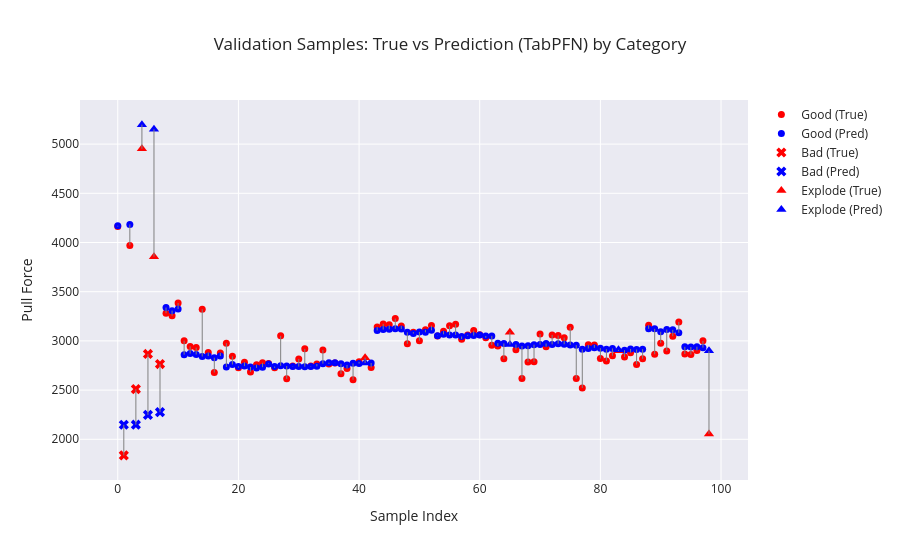

Here is the notebook cell this chart was saved with:
### Markdown cell above
# Check Validation Data

### Code cell
import plotly.graph_objects as go
import numpy as np

# Convert to numpy arrays
true_vals = np.array(y_dev).ravel()
pred_vals = np.array(predictions).ravel()

# Sample index
sample_idx = np.arange(len(true_vals))

# Category array (must be aligned with y_dev)
categories = dev_df.groupby("Sample ID")["Category"].first().values

# Masks for each category
mask_good    = categories == "Good"
mask_bad     = categories == "Bad"
mask_explode = categories == "Explode"

fig = go.Figure()

# --- GOOD (circles) ---
fig.add_trace(go.Scatter(
    x=sample_idx[mask_good],
    y=true_vals[mask_good],
    mode="markers",
    name="Good (True)",
    marker=dict(symbol="circle", color="red", size=7)
))

fig.add_trace(go.Scatter(
    x=sample_idx[mask_good],
    y=pred_vals[mask_good],
    mode="markers",
    name="Good (Pred)",
    marker=dict(symbol="circle", color="blue", size=7)
))

# --- BAD (X) ---
fig.add_trace(go.Scatter(
    x=sample_idx[mask_bad],
    y=true_vals[mask_bad],
    mode="markers",
    name="Bad (True)",
    marker=dict(symbol="x", color="red", size=9)
))

fig.add_trace(go.Scatter(
    x=sample_idx[mask_bad],
    y=pred_vals[mask_bad],
    mode="markers",
    name="Bad (Pred)",
    marker=dict(symbol="x", color="blue", size=9)
))

# --- EXPLODE (triangle-up) ---
fig.add_trace(go.Scatter(
    x=sample_idx[mask_explode],
    y=true_vals[mask_explode],
    mode="markers",
    name="Explode (True)",
    marker=dict(symbol="triangle-up", color="red", size=9)
))

fig.add_trace(go.Scatter(
    x=sample_idx[mask_explode],
    y=pred_vals[mask_explode],
    mode="markers",
    name="Explode (Pred)",
    marker=dict(symbol="triangle-up", color="blue", size=9)
))

# Optional: connecting lines for each sample
for i in range(len(sample_idx)):
    fig.add_trace(go.Scatter(
        x=[sample_idx[i], sample_idx[i]],
        y=[true_vals[i], pred_vals[i]],
        mode="lines",
        line=dict(color="gray", width=1),
        showlegend=False
    ))

fig.update_layout(
    title="Validation Samples: True vs Prediction (TabPFN) by Category",
    xaxis_title="Sample Index",
    yaxis_title="Pull Force",
    template="seaborn"
)

fig.show()

### Figure 1 — Plotly figure (JSON) as saved in the notebook; plotly's stock layout.template omitted (floating-point values rounded to 4 significant figures)
{"data": [{"marker": {"color": "red", "size": 7, "symbol": "circle"}, "mode": "markers", "name": "Good (True)", "type": "scatter", "x": [0, 2, 8, 9, 10, 11, 12, 13, 14, 15, 16, 17, 18, 19, 20, 21, 22, 23, 24, 25, 26, 27, 28, 29, 30, 31, 32, 33, 34, 35, 36, 37, 38, 39, 40, 42, 43, 44, 45, 46, 47, 48, 49, 50, 51, 52, 53, 54, 55, 56, 57, 58, 59, 60, 61, 62, 63, 64, 66, 67, 68, 69, 70, 71, 72, 73, 74, 75, 76, 77, 78, 79, 80, 81, 82, 84, 85, 86, 87, 88, 89, 90, 91, 92, 93, 94, 95, 96, 97], "y": [4161.0, 3970.0, 3281.0, 3256.0, 3385.0, 3002.0, 2944.0, 2932.0, 3321.0, 2882.0, 2679.0, 2877.0, 2976.0, 2843.0, 2727.0, 2784.0, 2683.0, 2758.0, 2778.0, 2770.0, 2726.0, 3052.0, 2614.0, 2744.0, 2816.0, 2919.0, 2744.0, 2765.0, 2909.0, 2766.0, 2775.0, 2665.0, 2720.0, 2604.0, 2787.0, 2730.0, 3141.0, 3173.0, 3163.0, 3227.0, 3152.0, 2970.0, 3089.0, 3002.0, 3113.0, 3156.0, 3051.0, 3099.0, 3153.0, 3169.0, 3017.0, 3061.0, 3105.0, 3062.0, 3031.0, 2956.0, 2948.0, 2818.0, 2910.0, 2617.0, 2787.0, 2788.0, 3070.0, 2940.0, 3061.0, 3054.0, 3033.0, 3139.0, 2617.0, 2522.0, 2961.0, 2958.0, 2821.0, 2796.0, 2849.0, 2837.0, 2880.0, 2760.0, 2818.0, 3159.0, 2864.0, 2977.0, 2898.0, 3048.0, 3193.0, 2866.0, 2861.0, 2903.0, 3001.0]}, {"marker": {"color": "blue", "size": 7, "symbol": "circle"}, "mode": "markers", "name": "Good (Pred)", "type": "scatter", "x": [0, 2, 8, 9, 10, 11, 12, 13, 14, 15, 16, 17, 18, 19, 20, 21, 22, 23, 24, 25, 26, 27, 28, 29, 30, 31, 32, 33, 34, 35, 36, 37, 38, 39, 40, 42, 43, 44, 45, 46, 47, 48, 49, 50, 51, 52, 53, 54, 55, 56, 57, 58, 59, 60, 61, 62, 63, 64, 66, 67, 68, 69, 70, 71, 72, 73, 74, 75, 76, 77, 78, 79, 80, 81, 82, 84, 85, 86, 87, 88, 89, 90, 91, 92, 93, 94, 95, 96, 97], "y": [4171.0, 4184.0, 3339.0, 3307.0, 3323.0, 2860.0, 2871.0, 2862.0, 2842.0, 2845.0, 2829.0, 2846.0, 2735.0, 2760.0, 2741.0, 2744.0, 2734.0, 2725.0, 2733.0, 2765.0, 2739.0, 2746.0, 2744.0, 2741.0, 2739.0, 2738.0, 2739.0, 2741.0, 2769.0, 2778.0, 2777.0, 2768.0, 2755.0, 2772.0, 2769.0, 2775.0, 3106.0, 3115.0, 3118.0, 3122.0, 3121.0, 3087.0, 3074.0, 3091.0, 3087.0, 3108.0, 3053.0, 3067.0, 3060.0, 3061.0, 3045.0, 3052.0, 3054.0, 3060.0, 3050.0, 3051.0, 2977.0, 2974.0, 2963.0, 2948.0, 2950.0, 2962.0, 2963.0, 2974.0, 2964.0, 2971.0, 2966.0, 2959.0, 2957.0, 2914.0, 2923.0, 2930.0, 2926.0, 2916.0, 2923.0, 2905.0, 2917.0, 2912.0, 2916.0, 3123.0, 3123.0, 3092.0, 3115.0, 3112.0, 3083.0, 2940.0, 2938.0, 2941.0, 2931.0]}, {"marker": {"color": "red", "size": 9, "symbol": "x"}, "mode": "markers", "name": "Bad (True)", "type": "scatter", "x": [1, 3, 5, 7], "y": [1836.0, 2510.0, 2867.0, 2764.0]}, {"marker": {"color": "blue", "size": 9, "symbol": "x"}, "mode": "markers", "name": "Bad (Pred)", "type": "scatter", "x": [1, 3, 5, 7], "y": [2148.0, 2148.0, 2248.0, 2276.0]}, {"marker": {"color": "red", "size": 9, "symbol": "triangle-up"}, "mode": "markers", "name": "Explode (True)", "type": "scatter", "x": [4, 6, 41, 65, 83, 98], "y": [4952.0, 3856.0, 2830.0, 3089.0, 2899.0, 2054.0]}, {"marker": {"color": "blue", "size": 9, "symbol": "triangle-up"}, "mode": "markers", "name": "Explode (Pred)", "type": "scatter", "x": [4, 6, 41, 65, 83, 98], "y": [5198.0, 5151.0, 2775.0, 2964.0, 2909.0, 2900.0]}, {"line": {"color": "gray", "width": 1}, "mode": "lines", "showlegend": false, "type": "scatter", "x": [0, 0], "y": [4161.0, 4171.0]}, {"line": {"color": "gray", "width": 1}, "mode": "lines", "showlegend": false, "type": "scatter", "x": [1, 1], "y": [1836.0, 2148.0]}, {"line": {"color": "gray", "width": 1}, "mode": "lines", "showlegend": false, "type": "scatter", "x": [2, 2], "y": [3970.0, 4184.0]}, {"line": {"color": "gray", "width": 1}, "mode": "lines", "showlegend": false, "type": "scatter", "x": [3, 3], "y": [2510.0, 2148.0]}, {"line": {"color": "gray", "width": 1}, "mode": "lines", "showlegend": false, "type": "scatter", "x": [4, 4], "y": [4952, 5198.0]}, {"line": {"color": "gray", "width": 1}, "mode": "lines", "showlegend": false, "type": "scatter", "x": [5, 5], "y": [2867.0, 2248.0]}, {"line": {"color": "gray", "width": 1}, "mode": "lines", "showlegend": false, "type": "scatter", "x": [6, 6], "y": [3856.0, 5151.0]}, {"line": {"color": "gray", "width": 1}, "mode": "lines", "showlegend": false, "type": "scatter", "x": [7, 7], "y": [2764.0, 2276.0]}, {"line": {"color": "gray", "width": 1}, "mode": "lines", "showlegend": false, "type": "scatter", "x": [8, 8], "y": [3281.0, 3339.0]}, {"line": {"color": "gray", "width": 1}, "mode": "lines", "showlegend": false, "type": "scatter", "x": [9, 9], "y": [3256.0, 3307.0]}, {"line": {"color": "gray", "width": 1}, "mode": "lines", "showlegend": false, "type": "scatter", "x": [10, 10], "y": [3385.0, 3323.0]}, {"line": {"color": "gray", "width": 1}, "mode": "lines", "showlegend": false, "type": "scatter", "x": [11, 11], "y": [3002.0, 2860.0]}, {"line": {"color": "gray", "width": 1}, "mode": "lines", "showlegend": false, "type": "scatter", "x": [12, 12], "y": [2944.0, 2871.0]}, {"line": {"color": "gray", "width": 1}, "mode": "lines", "showlegend": false, "type": "scatter", "x": [13, 13], "y": [2932.0, 2862.0]}, {"line": {"color": "gray", "width": 1}, "mode": "lines", "showlegend": false, "type": "scatter", "x": [14, 14], "y": [3321.0, 2842.0]}, {"line": {"color": "gray", "width": 1}, "mode": "lines", "showlegend": false, "type": "scatter", "x": [15, 15], "y": [2882.0, 2845.0]}, {"line": {"color": "gray", "width": 1}, "mode": "lines", "showlegend": false, "type": "scatter", "x": [16, 16], "y": [2679.0, 2829.0]}, {"line": {"color": "gray", "width": 1}, "mode": "lines", "showlegend": false, "type": "scatter", "x": [17, 17], "y": [2877.0, 2846.0]}, {"line": {"color": "gray", "width": 1}, "mode": "lines", "showlegend": false, "type": "scatter", "x": [18, 18], "y": [2976.0, 2735.0]}, {"line": {"color": "gray", "width": 1}, "mode": "lines", "showlegend": false, "type": "scatter", "x": [19, 19], "y": [2843.0, 2760.0]}, {"line": {"color": "gray", "width": 1}, "mode": "lines", "showlegend": false, "type": "scatter", "x": [20, 20], "y": [2727.0, 2741.0]}, {"line": {"color": "gray", "width": 1}, "mode": "lines", "showlegend": false, "type": "scatter", "x": [21, 21], "y": [2784.0, 2744.0]}, {"line": {"color": "gray", "width": 1}, "mode": "lines", "showlegend": false, "type": "scatter", "x": [22, 22], "y": [2683.0, 2734.0]}, {"line": {"color": "gray", "width": 1}, "mode": "lines", "showlegend": false, "type": "scatter", "x": [23, 23], "y": [2758.0, 2725.0]}, {"line": {"color": "gray", "width": 1}, "mode": "lines", "showlegend": false, "type": "scatter", "x": [24, 24], "y": [2778.0, 2733.0]}, {"line": {"color": "gray", "width": 1}, "mode": "lines", "showlegend": false, "type": "scatter", "x": [25, 25], "y": [2770, 2765.0]}, {"line": {"color": "gray", "width": 1}, "mode": "lines", "showlegend": false, "type": "scatter", "x": [26, 26], "y": [2726.0, 2739.0]}, {"line": {"color": "gray", "width": 1}, "mode": "lines", "showlegend": false, "type": "scatter", "x": [27, 27], "y": [3052.0, 2746.0]}, {"line": {"color": "gray", "width": 1}, "mode": "lines", "showlegend": false, "type": "scatter", "x": [28, 28], "y": [2614.0, 2744.0]}, {"line": {"color": "gray", "width": 1}, "mode": "lines", "showlegend": false, "type": "scatter", "x": [29, 29], "y": [2744.0, 2741.0]}, {"line": {"color": "gray", "width": 1}, "mode": "lines", "showlegend": false, "type": "scatter", "x": [30, 30], "y": [2816.0, 2739.0]}, {"line": {"color": "gray", "width": 1}, "mode": "lines", "showlegend": false, "type": "scatter", "x": [31, 31], "y": [2919.0, 2738.0]}, {"line": {"color": "gray", "width": 1}, "mode": "lines", "showlegend": false, "type": "scatter", "x": [32, 32], "y": [2744.0, 2739.0]}, {"line": {"color": "gray", "width": 1}, "mode": "lines", "showlegend": false, "type": "scatter", "x": [33, 33], "y": [2765, 2741.0]}, {"line": {"color": "gray", "width": 1}, "mode": "lines", "showlegend": false, "type": "scatter", "x": [34, 34], "y": [2909.0, 2769.0]}, {"line": {"color": "gray", "width": 1}, "mode": "lines", "showlegend": false, "type": "scatter", "x": [35, 35], "y": [2766.0, 2778.0]}, {"line": {"color": "gray", "width": 1}, "mode": "lines", "showlegend": false, "type": "scatter", "x": [36, 36], "y": [2775.0, 2777.0]}, {"line": {"color": "gray", "width": 1}, "mode": "lines", "showlegend": false, "type": "scatter", "x": [37, 37], "y": [2665.0, 2768.0]}, {"line": {"color": "gray", "width": 1}, "mode": "lines", "showlegend": false, "type": "scatter", "x": [38, 38], "y": [2720.0, 2755.0]}, {"line": {"color": "gray", "width": 1}, "mode": "lines", "showlegend": false, "type": "scatter", "x": [39, 39], "y": [2604.0, 2772.0]}, {"line": {"color": "gray", "width": 1}, "mode": "lines", "showlegend": false, "type": "scatter", "x": [40, 40], "y": [2787.0, 2769.0]}, {"line": {"color": "gray", "width": 1}, "mode": "lines", "showlegend": false, "type": "scatter", "x": [41, 41], "y": [2830.0, 2775.0]}, {"line": {"color": "gray", "width": 1}, "mode": "lines", "showlegend": false, "type": "scatter", "x": [42, 42], "y": [2730.0, 2775.0]}, {"line": {"color": "gray", "width": 1}, "mode": "lines", "showlegend": false, "type": "scatter", "x": [43, 43], "y": [3141.0, 3106.0]}, {"line": {"color": "gray", "width": 1}, "mode": "lines", "showlegend": false, "type": "scatter", "x": [44, 44], "y": [3173.0, 3115.0]}, {"line": {"color": "gray", "width": 1}, "mode": "lines", "showlegend": false, "type": "scatter", "x": [45, 45], "y": [3163.0, 3118.0]}, {"line": {"color": "gray", "width": 1}, "mode": "lines", "showlegend": false, "type": "scatter", "x": [46, 46], "y": [3227.0, 3122.0]}, {"line": {"color": "gray", "width": 1}, "mode": "lines", "showlegend": false, "type": "scatter", "x": [47, 47], "y": [3152, 3121.0]}, {"line": {"color": "gray", "width": 1}, "mode": "lines", "showlegend": false, "type": "scatter", "x": [48, 48], "y": [2970.0, 3087.0]}, {"line": {"color": "gray", "width": 1}, "mode": "lines", "showlegend": false, "type": "scatter", "x": [49, 49], "y": [3089.0, 3074.0]}, {"line": {"color": "gray", "width": 1}, "mode": "lines", "showlegend": false, "type": "scatter", "x": [50, 50], "y": [3002.0, 3091.0]}, {"line": {"color": "gray", "width": 1}, "mode": "lines", "showlegend": false, "type": "scatter", "x": [51, 51], "y": [3113.0, 3087.0]}, {"line": {"color": "gray", "width": 1}, "mode": "lines", "showlegend": false, "type": "scatter", "x": [52, 52], "y": [3156.0, 3108.0]}, {"line": {"color": "gray", "width": 1}, "mode": "lines", "showlegend": false, "type": "scatter", "x": [53, 53], "y": [3051.0, 3053.0]}, {"line": {"color": "gray", "width": 1}, "mode": "lines", "showlegend": false, "type": "scatter", "x": [54, 54], "y": [3099.0, 3067.0]}, {"line": {"color": "gray", "width": 1}, "mode": "lines", "showlegend": false, "type": "scatter", "x": [55, 55], "y": [3153.0, 3060.0]}, {"line": {"color": "gray", "width": 1}, "mode": "lines", "showlegend": false, "type": "scatter", "x": [56, 56], "y": [3169.0, 3061.0]}, {"line": {"color": "gray", "width": 1}, "mode": "lines", "showlegend": false, "type": "scatter", "x": [57, 57], "y": [3017.0, 3045.0]}, {"line": {"color": "gray", "width": 1}, "mode": "lines", "showlegend": false, "type": "scatter", "x": [58, 58], "y": [3061.0, 3052.0]}, {"line": {"color": "gray", "width": 1}, "mode": "lines", "showlegend": false, "type": "scatter", "x": [59, 59], "y": [3105.0, 3054.0]}, {"line": {"color": "gray", "width": 1}, "mode": "lines", "showlegend": false, "type": "scatter", "x": [60, 60], "y": [3062.0, 3060.0]}, {"line": {"color": "gray", "width": 1}, "mode": "lines", "showlegend": false, "type": "scatter", "x": [61, 61], "y": [3031.0, 3050.0]}, {"line": {"color": "gray", "width": 1}, "mode": "lines", "showlegend": false, "type": "scatter", "x": [62, 62], "y": [2956.0, 3051.0]}, {"line": {"color": "gray", "width": 1}, "mode": "lines", "showlegend": false, "type": "scatter", "x": [63, 63], "y": [2948, 2977.0]}, {"line": {"color": "gray", "width": 1}, "mode": "lines", "showlegend": false, "type": "scatter", "x": [64, 64], "y": [2818.0, 2974.0]}, {"line": {"color": "gray", "width": 1}, "mode": "lines", "showlegend": false, "type": "scatter", "x": [65, 65], "y": [3089.0, 2964.0]}, {"line": {"color": "gray", "width": 1}, "mode": "lines", "showlegend": false, "type": "scatter", "x": [66, 66], "y": [2910.0, 2963.0]}, {"line": {"color": "gray", "width": 1}, "mode": "lines", "showlegend": false, "type": "scatter", "x": [67, 67], "y": [2617.0, 2948.0]}, {"line": {"color": "gray", "width": 1}, "mode": "lines", "showlegend": false, "type": "scatter", "x": [68, 68], "y": [2787.0, 2950.0]}, {"line": {"color": "gray", "width": 1}, "mode": "lines", "showlegend": false, "type": "scatter", "x": [69, 69], "y": [2788.0, 2962.0]}, {"line": {"color": "gray", "width": 1}, "mode": "lines", "showlegend": false, "type": "scatter", "x": [70, 70], "y": [3070.0, 2963.0]}, {"line": {"color": "gray", "width": 1}, "mode": "lines", "showlegend": false, "type": "scatter", "x": [71, 71], "y": [2940.0, 2974.0]}, {"line": {"color": "gray", "width": 1}, "mode": "lines", "showlegend": false, "type": "scatter", "x": [72, 72], "y": [3061.0, 2964.0]}, {"line": {"color": "gray", "width": 1}, "mode": "lines", "showlegend": false, "type": "scatter", "x": [73, 73], "y": [3054.0, 2971.0]}, {"line": {"color": "gray", "width": 1}, "mode": "lines", "showlegend": false, "type": "scatter", "x": [74, 74], "y": [3033, 2966.0]}, {"line": {"color": "gray", "width": 1}, "mode": "lines", "showlegend": false, "type": "scatter", "x": [75, 75], "y": [3139.0, 2959.0]}, {"line": {"color": "gray", "width": 1}, "mode": "lines", "showlegend": false, "type": "scatter", "x": [76, 76], "y": [2617.0, 2957.0]}, {"line": {"color": "gray", "width": 1}, "mode": "lines", "showlegend": false, "type": "scatter", "x": [77, 77], "y": [2522.0, 2914.0]}, {"line": {"color": "gray", "width": 1}, "mode": "lines", "showlegend": false, "type": "scatter", "x": [78, 78], "y": [2961.0, 2923.0]}, {"line": {"color": "gray", "width": 1}, "mode": "lines", "showlegend": false, "type": "scatter", "x": [79, 79], "y": [2958.0, 2930.0]}, {"line": {"color": "gray", "width": 1}, "mode": "lines", "showlegend": false, "type": "scatter", "x": [80, 80], "y": [2821.0, 2926.0]}, {"line": {"color": "gray", "width": 1}, "mode": "lines", "showlegend": false, "type": "scatter", "x": [81, 81], "y": [2796.0, 2916.0]}, {"line": {"color": "gray", "width": 1}, "mode": "lines", "showlegend": false, "type": "scatter", "x": [82, 82], "y": [2849.0, 2923.0]}, {"line": {"color": "gray", "width": 1}, "mode": "lines", "showlegend": false, "type": "scatter", "x": [83, 83], "y": [2899, 2909.0]}, {"line": {"color": "gray", "width": 1}, "mode": "lines", "showlegend": false, "type": "scatter", "x": [84, 84], "y": [2837.0, 2905.0]}, {"line": {"color": "gray", "width": 1}, "mode": "lines", "showlegend": false, "type": "scatter", "x": [85, 85], "y": [2880.0, 2917.0]}, {"line": {"color": "gray", "width": 1}, "mode": "lines", "showlegend": false, "type": "scatter", "x": [86, 86], "y": [2760.0, 2912.0]}, {"line": {"color": "gray", "width": 1}, "mode": "lines", "showlegend": false, "type": "scatter", "x": [87, 87], "y": [2818.0, 2916.0]}, {"line": {"color": "gray", "width": 1}, "mode": "lines", "showlegend": false, "type": "scatter", "x": [88, 88], "y": [3159.0, 3123.0]}, {"line": {"color": "gray", "width": 1}, "mode": "lines", "showlegend": false, "type": "scatter", "x": [89, 89], "y": [2864.0, 3123.0]}, {"line": {"color": "gray", "width": 1}, "mode": "lines", "showlegend": false, "type": "scatter", "x": [90, 90], "y": [2977.0, 3092.0]}, {"line": {"color": "gray", "width": 1}, "mode": "lines", "showlegend": false, "type": "scatter", "x": [91, 91], "y": [2898.0, 3115.0]}, {"line": {"color": "gray", "width": 1}, "mode": "lines", "showlegend": false, "type": "scatter", "x": [92, 92], "y": [3048.0, 3112.0]}, {"line": {"color": "gray", "width": 1}, "mode": "lines", "showlegend": false, "type": "scatter", "x": [93, 93], "y": [3193.0, 3083.0]}, {"line": {"color": "gray", "width": 1}, "mode": "lines", "showlegend": false, "type": "scatter", "x": [94, 94], "y": [2866.0, 2940.0]}, {"line": {"color": "gray", "width": 1}, "mode": "lines", "showlegend": false, "type": "scatter", "x": [95, 95], "y": [2861.0, 2938.0]}, {"line": {"color": "gray", "width": 1}, "mode": "lines", "showlegend": false, "type": "scatter", "x": [96, 96], "y": [2903.0, 2941.0]}, {"line": {"color": "gray", "width": 1}, "mode": "lines", "showlegend": false, "type": "scatter", "x": [97, 97], "y": [3001.0, 2931.0]}, {"line": {"color": "gray", "width": 1}, "mode": "lines", "showlegend": false, "type": "scatter", "x": [98, 98], "y": [2054.0, 2900.0]}], "layout": {"title": {"text": "Validation Samples: True vs Prediction (TabPFN) by Category"}, "xaxis": {"title": {"text": "Sample Index"}}, "yaxis": {"title": {"text": "Pull Force"}}}}
